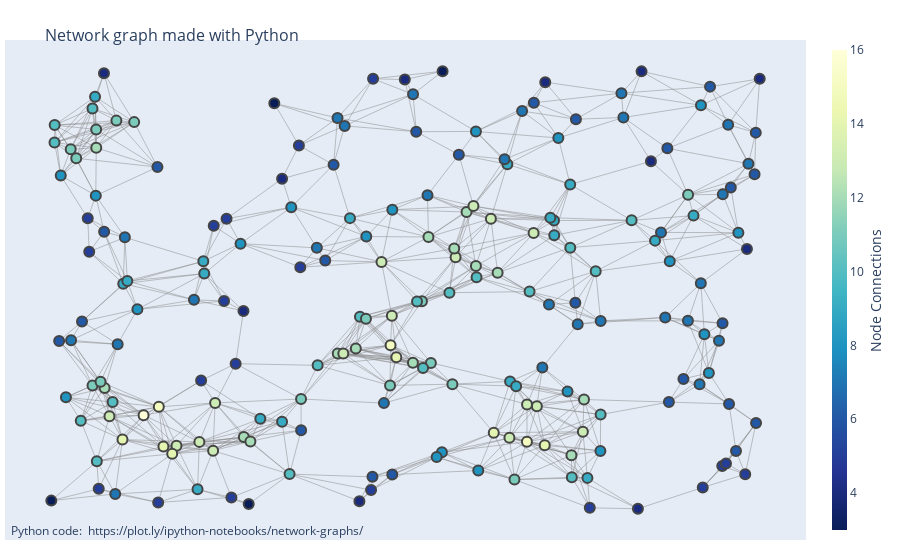

The code cell stored with this chart in its notebook:
### Code cell
import plotly.graph_objects as go

import networkx as nx

G = nx.random_geometric_graph(200, 0.125)
edge_x = []
edge_y = []
for edge in G.edges():
    x0, y0 = G.node[edge[0]]['pos']
    x1, y1 = G.node[edge[1]]['pos']
    edge_x.append(x0)
    edge_x.append(x1)
    edge_x.append(None)
    edge_y.append(y0)
    edge_y.append(y1)
    edge_y.append(None)

edge_trace = go.Scatter(
    x=edge_x, y=edge_y,
    line=dict(width=0.5, color='#888'),
    hoverinfo='none',
    mode='lines')

node_x = []
node_y = []
for node in G.nodes():
    x, y = G.node[node]['pos']
    node_x.append(x)
    node_y.append(y)

node_trace = go.Scatter(
    x=node_x, y=node_y,
    mode='markers',
    hoverinfo='text',
    marker=dict(
        showscale=True,
        # colorscale options
        #'Greys' | 'YlGnBu' | 'Greens' | 'YlOrRd' | 'Bluered' | 'RdBu' |
        #'Reds' | 'Blues' | 'Picnic' | 'Rainbow' | 'Portland' | 'Jet' |
        #'Hot' | 'Blackbody' | 'Earth' | 'Electric' | 'Viridis' |
        colorscale='YlGnBu',
        reversescale=True,
        color=[],
        size=10,
        colorbar=dict(
            thickness=15,
            title='Node Connections',
            xanchor='left',
            titleside='right'
        ),
        line_width=2))
node_adjacencies = []
node_text = []
for node, adjacencies in enumerate(G.adjacency()):
    node_adjacencies.append(len(adjacencies[1]))
    node_text.append('# of connections: '+str(len(adjacencies[1])))

node_trace.marker.color = node_adjacencies
node_trace.text = node_text
fig = go.Figure(data=[edge_trace, node_trace],
             layout=go.Layout(
                title='<br>Network graph made with Python',
                titlefont_size=16,
                showlegend=False,
                hovermode='closest',
                margin=dict(b=20,l=5,r=5,t=40),
                annotations=[ dict(
                    text="Python code: <a href='https://plot.ly/ipython-notebooks/network-graphs/'> https://plot.ly/ipython-notebooks/network-graphs/</a>",
                    showarrow=False,
                    xref="paper", yref="paper",
                    x=0.005, y=-0.002 ) ],
                xaxis=dict(showgrid=False, zeroline=False, showticklabels=False),
                yaxis=dict(showgrid=False, zeroline=False, showticklabels=False))
                )
fig.show()

### Figure 1 — Plotly figure (JSON) as saved in the notebook; plotly's stock layout.template omitted (floating-point values rounded to 4 significant figures; data arrays with more than 128 entries replaced by an {"elided": "..."} marker saying what was removed)
{"data": [{"hoverinfo": "none", "line": {"color": "#888", "width": 0.5}, "mode": "lines", "type": "scatter", "x": {"elided": "2556 float values"}, "y": {"elided": "2556 float values"}}, {"hoverinfo": "text", "marker": {"color": {"elided": "200 int values"}, "colorbar": {"thickness": 15, "title": {"side": "right", "text": "Node Connections"}, "xanchor": "left"}, "colorscale": [[0, "rgb(255,255,217)"], [0.125, "rgb(237,248,177)"], [0.25, "rgb(199,233,180)"], [0.375, "rgb(127,205,187)"], [0.5, "rgb(65,182,196)"], [0.625, "rgb(29,145,192)"], [0.75, "rgb(34,94,168)"], [0.875, "rgb(37,52,148)"], [1, "rgb(8,29,88)"]], "line": {"width": 2}, "reversescale": true, "showscale": true, "size": 10}, "mode": "markers", "text": {"elided": "200 str values"}, "type": "scatter", "x": {"elided": "200 float values"}, "y": {"elided": "200 float values"}}], "layout": {"annotations": [{"showarrow": false, "text": "Python code: <a href='https://plot.ly/ipython-notebooks/network-graphs/'> https://plot.ly/ipython-notebooks/network-graphs/</a>", "x": 0.005, "xref": "paper", "y": -0.002, "yref": "paper"}], "autosize": true, "hovermode": "closest", "margin": {"b": 20, "l": 5, "r": 5, "t": 40}, "showlegend": false, "title": {"font": {"size": 16}, "text": "<br>Network graph made with Python"}, "xaxis": {"autorange": true, "range": [-0.05454, 1.058], "showgrid": false, "showticklabels": false, "type": "linear", "zeroline": false}, "yaxis": {"autorange": true, "range": [-0.0734, 1.062], "showgrid": false, "showticklabels": false, "type": "linear", "zeroline": false}}}
